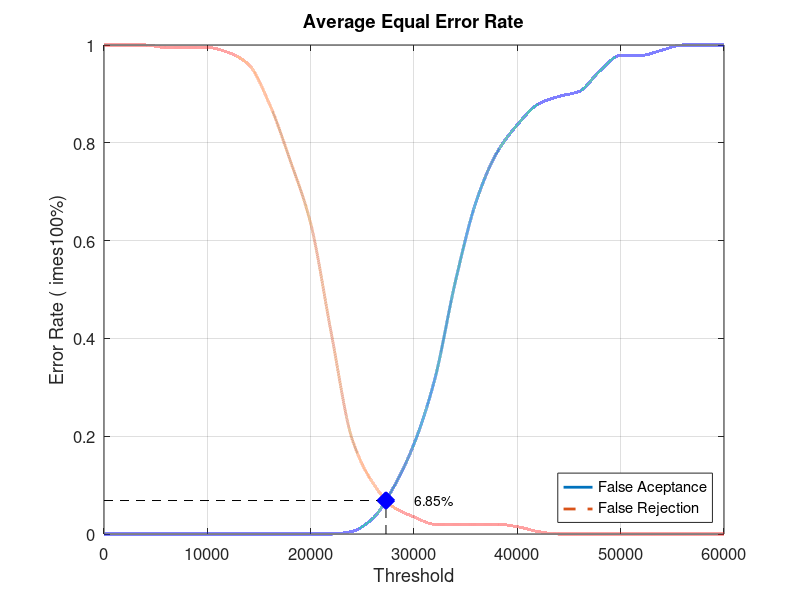
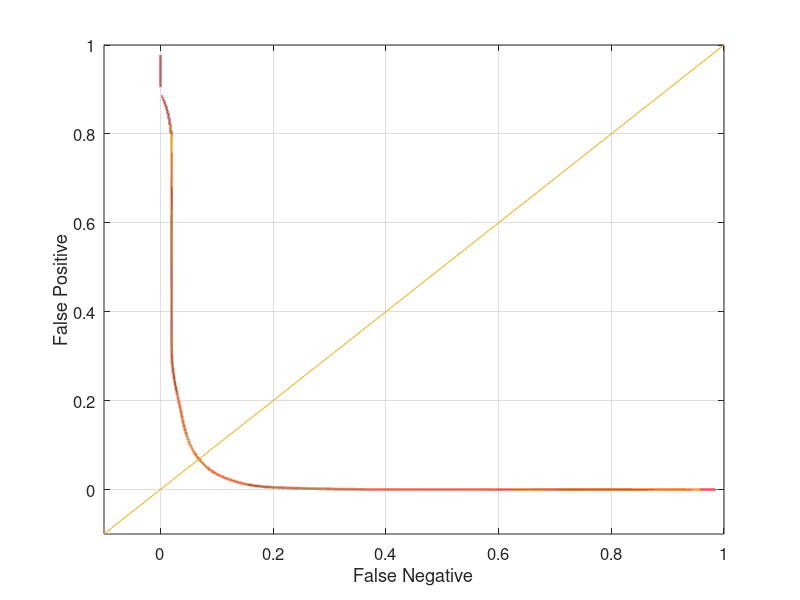

MATLAB code for these plots, in order:
close all;
clear;
clc;
x = 0:2000:60000;
xq = 0:0.5:60000;

y0 = [0 0 0 0 0 0 0 0 0 0 0 0 0.00526316 0.0315789 0.0947368 0.184211 0.315789 0.515789 0.678947 0.778947 0.836842 0.878947 0.894737 0.905263 0.947368 0.978947 0.978947 0.989474 1 1 1]
yy0 = interp1(x, y0, xq, 'pchip');
y1 = [1 1 1 0.995 0.995 0.995 0.985 0.96 0.88 0.765 0.635 0.41 0.195 0.105 0.055 0.035 0.02 0.02 0.02 0.02 0.015 0.005 0 0 0 0 0 0 0 0 0]
yy1 = interp1(x, y1, xq, 'pchip');

% Calculating EER: 
y2 = abs(y0 - y1);
find(y2 == min(y2))
yy2 = abs(yy0 - yy1);
xEER = find(yy2 == min(yy2));
xEERIndex = xq(xEER) % X-axis EER
yEER = yy0(xEER) % Y-axis EER

main = figure
plot(xq, yy0,'-','LineWidth', 2);	hold on
plot(xq, yy1,'--','LineWidth', 2);	hold on
plot([xEERIndex xEERIndex], [0 yEER], 'k--');	hold on
plot([0 xEERIndex], [yEER yEER], 'k--');	hold on
plot(xEERIndex, yEER, 'bx', 'LineWidth', 10);	hold on
text(xEERIndex + 10 * xEERIndex / 100, yEER, [num2str(round((10000 * yEER)) / 100) '%'])
legend('False Aceptance', 'False Rejection', 'Location', 'SouthEast')
xlabel('Threshold')
ylabel('Error Rate (	imes100%)')
title('Average Equal Error Rate')
set(gca, 'FontSize', 12)
axis([0 60000 0 1])
grid on

print(main, 'Database3_2Main', '-dpng');
FNRxFPR = figure('Color', [1 1 1]);
plot(yy1, yy0, '-', yy1, yy0, 'LineWidth', 2);
hold on
y = -0.1:0.1:1
plot(y, y); 
set(gca, 'FontSize', 12)
xlabel('False Negative')
ylabel('False Positive')
axis([-0.1 1 -0.1 1])
set(gca, 'FontSize', 12)
grid on

print(FNRxFPR, 'Database3_2FNRxFPR','-dpng');
